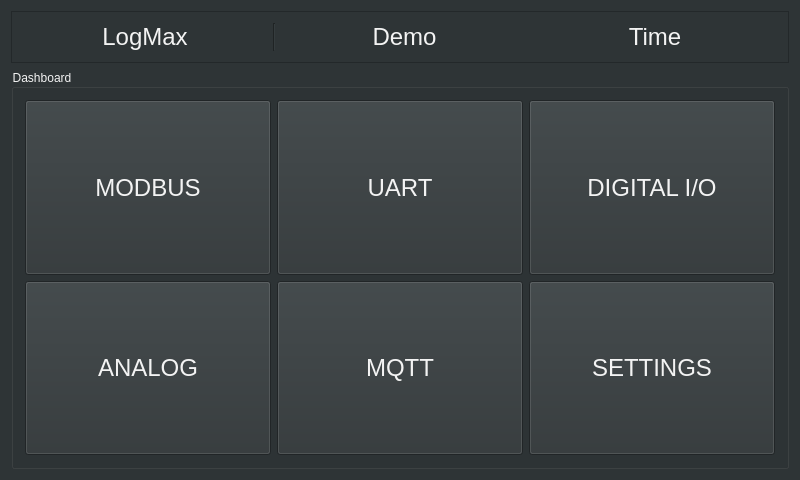
<?xml version="1.0" encoding="UTF-8"?>
<ui version="4.0">
 <class>app</class>
 <widget class="QMainWindow" name="app">
  <property name="geometry">
   <rect>
    <x>0</x>
    <y>0</y>
    <width>800</width>
    <height>480</height>
   </rect>
  </property>
  <property name="minimumSize">
   <size>
    <width>640</width>
    <height>480</height>
   </size>
  </property>
  <property name="maximumSize">
   <size>
    <width>1920</width>
    <height>1080</height>
   </size>
  </property>
  <property name="focusPolicy">
   <enum>Qt::TabFocus</enum>
  </property>
  <property name="windowTitle">
   <string>Demo</string>
  </property>
  <property name="styleSheet">
   <string notr="true">color: rgb(243, 243, 243);
background-color: rgb(46, 52, 54);</string>
  </property>
  <widget class="QWidget" name="centralWidget">
   <property name="sizePolicy">
    <sizepolicy hsizetype="Expanding" vsizetype="Expanding">
     <horstretch>0</horstretch>
     <verstretch>0</verstretch>
    </sizepolicy>
   </property>
   <layout class="QVBoxLayout" name="verticalLayout">
    <item>
     <widget class="QFrame" name="frame">
      <property name="sizePolicy">
       <sizepolicy hsizetype="Preferred" vsizetype="Minimum">
        <horstretch>0</horstretch>
        <verstretch>0</verstretch>
       </sizepolicy>
      </property>
      <property name="minimumSize">
       <size>
        <width>0</width>
        <height>50</height>
       </size>
      </property>
      <property name="maximumSize">
       <size>
        <width>16777215</width>
        <height>100</height>
       </size>
      </property>
      <property name="frameShape">
       <enum>QFrame::StyledPanel</enum>
      </property>
      <property name="frameShadow">
       <enum>QFrame::Raised</enum>
      </property>
      <layout class="QHBoxLayout" name="horizontalLayout">
       <item>
        <widget class="QLabel" name="lblName">
         <property name="sizePolicy">
          <sizepolicy hsizetype="Preferred" vsizetype="Preferred">
           <horstretch>0</horstretch>
           <verstretch>0</verstretch>
          </sizepolicy>
         </property>
         <property name="font">
          <font>
           <pointsize>18</pointsize>
          </font>
         </property>
         <property name="text">
          <string>LogMax</string>
         </property>
         <property name="alignment">
          <set>Qt::AlignCenter</set>
         </property>
        </widget>
       </item>
       <item>
        <widget class="Line" name="line">
         <property name="orientation">
          <enum>Qt::Vertical</enum>
         </property>
        </widget>
       </item>
       <item>
        <widget class="QLabel" name="lblDate">
         <property name="sizePolicy">
          <sizepolicy hsizetype="Preferred" vsizetype="Preferred">
           <horstretch>0</horstretch>
           <verstretch>0</verstretch>
          </sizepolicy>
         </property>
         <property name="font">
          <font>
           <pointsize>18</pointsize>
          </font>
         </property>
         <property name="text">
          <string>Demo</string>
         </property>
         <property name="alignment">
          <set>Qt::AlignCenter</set>
         </property>
        </widget>
       </item>
       <item>
        <widget class="QLabel" name="lblTime">
         <property name="sizePolicy">
          <sizepolicy hsizetype="Preferred" vsizetype="Preferred">
           <horstretch>0</horstretch>
           <verstretch>0</verstretch>
          </sizepolicy>
         </property>
         <property name="font">
          <font>
           <pointsize>18</pointsize>
          </font>
         </property>
         <property name="text">
          <string>Time</string>
         </property>
         <property name="alignment">
          <set>Qt::AlignCenter</set>
         </property>
        </widget>
       </item>
      </layout>
     </widget>
    </item>
    <item>
     <widget class="QGroupBox" name="groupBox">
      <property name="title">
       <string>Dashboard</string>
      </property>
      <property name="alignment">
       <set>Qt::AlignLeading|Qt::AlignLeft|Qt::AlignVCenter</set>
      </property>
      <property name="checkable">
       <bool>false</bool>
      </property>
      <property name="checked">
       <bool>false</bool>
      </property>
      <layout class="QGridLayout" name="gridLayout">
       <item row="1" column="0">
        <widget class="QPushButton" name="BTN_ANALOG">
         <property name="sizePolicy">
          <sizepolicy hsizetype="Expanding" vsizetype="Expanding">
           <horstretch>0</horstretch>
           <verstretch>0</verstretch>
          </sizepolicy>
         </property>
         <property name="font">
          <font>
           <pointsize>18</pointsize>
          </font>
         </property>
         <property name="focusPolicy">
          <enum>Qt::NoFocus</enum>
         </property>
         <property name="text">
          <string>ANALOG</string>
         </property>
        </widget>
       </item>
       <item row="0" column="0">
        <widget class="QPushButton" name="BTN_MOD">
         <property name="sizePolicy">
          <sizepolicy hsizetype="Expanding" vsizetype="Expanding">
           <horstretch>0</horstretch>
           <verstretch>0</verstretch>
          </sizepolicy>
         </property>
         <property name="font">
          <font>
           <pointsize>18</pointsize>
          </font>
         </property>
         <property name="focusPolicy">
          <enum>Qt::NoFocus</enum>
         </property>
         <property name="styleSheet">
          <string notr="true">border-color: rgb(239, 41, 41);</string>
         </property>
         <property name="text">
          <string>MODBUS</string>
         </property>
         <property name="flat">
          <bool>false</bool>
         </property>
        </widget>
       </item>
       <item row="0" column="1">
        <widget class="QPushButton" name="BTN_SERIAL">
         <property name="sizePolicy">
          <sizepolicy hsizetype="Expanding" vsizetype="Expanding">
           <horstretch>0</horstretch>
           <verstretch>0</verstretch>
          </sizepolicy>
         </property>
         <property name="font">
          <font>
           <pointsize>18</pointsize>
          </font>
         </property>
         <property name="focusPolicy">
          <enum>Qt::NoFocus</enum>
         </property>
         <property name="text">
          <string>UART</string>
         </property>
        </widget>
       </item>
       <item row="0" column="2">
        <widget class="QPushButton" name="BTN_DIGITAL">
         <property name="sizePolicy">
          <sizepolicy hsizetype="Expanding" vsizetype="Expanding">
           <horstretch>0</horstretch>
           <verstretch>0</verstretch>
          </sizepolicy>
         </property>
         <property name="font">
          <font>
           <pointsize>18</pointsize>
          </font>
         </property>
         <property name="focusPolicy">
          <enum>Qt::NoFocus</enum>
         </property>
         <property name="text">
          <string>DIGITAL I/O</string>
         </property>
        </widget>
       </item>
       <item row="1" column="1">
        <widget class="QPushButton" name="BTN_MQTT">
         <property name="sizePolicy">
          <sizepolicy hsizetype="Expanding" vsizetype="Expanding">
           <horstretch>0</horstretch>
           <verstretch>0</verstretch>
          </sizepolicy>
         </property>
         <property name="font">
          <font>
           <pointsize>18</pointsize>
          </font>
         </property>
         <property name="focusPolicy">
          <enum>Qt::NoFocus</enum>
         </property>
         <property name="text">
          <string>MQTT</string>
         </property>
        </widget>
       </item>
       <item row="1" column="2">
        <widget class="QPushButton" name="BTN_SETTINGS">
         <property name="sizePolicy">
          <sizepolicy hsizetype="Expanding" vsizetype="Expanding">
           <horstretch>0</horstretch>
           <verstretch>0</verstretch>
          </sizepolicy>
         </property>
         <property name="font">
          <font>
           <pointsize>18</pointsize>
          </font>
         </property>
         <property name="focusPolicy">
          <enum>Qt::NoFocus</enum>
         </property>
         <property name="text">
          <string>SETTINGS</string>
         </property>
        </widget>
       </item>
      </layout>
     </widget>
    </item>
   </layout>
  </widget>
 </widget>
 <layoutdefault spacing="6" margin="11"/>
 <resources/>
 <connections/>
</ui>
